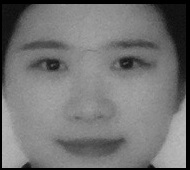
//> input picture data/190_170.jpg, 190 x 170 px
$ ./main ../data/190_170.jpg   (built with g++ and OpenCV 4)
//> lines starting //> are read from the running program, lines starting //| are printed output that depends on the picture
#include "opencv2/imgproc.hpp"
#include "opencv2/highgui.hpp"
#include <iostream>

using namespace cv;
using namespace std;

Mat src, erosion_dst, dilation_dst;

int erosion_elem = 0;
int erosion_size = 0;
int dilation_elem = 0;
int dilation_size = 0;
int const max_elem = 2;
int const max_kernel_size = 21;

void Erosion( int, void* );
void Dilation( int, void* );


int main(int argc, char *argv[])
{
    CommandLineParser parser( argc, argv, "{@input | ../data/test1.jpg | input image}" );
    src = imread( parser.get<String>( "@input" ), IMREAD_COLOR );
//> src is the input picture: 170 rows x 190 cols, CV_8UC3; min 0, max 188, mean 114.8
    if( src.empty() )
    {
        cout << "Could not open or find the image!\n" << endl;
        cout << "Usage: " << argv[0] << " <Input image>" << endl;
        return -1;
    }
    namedWindow( "Erosion Demo", WINDOW_AUTOSIZE );
    namedWindow( "Dilation Demo", WINDOW_AUTOSIZE );
    moveWindow( "Dilation Demo", src.cols, 0 );
    createTrackbar( "Element:\n 0: Rect \n 1: Cross \n 2: Ellipse", "Erosion Demo",
              &erosion_elem, max_elem,
              Erosion );
//> slider 'Element:\n 0: Rect \n 1: Cross \n' is set to 1
      createTrackbar( "Kernel size:\n 2n +1", "Erosion Demo",
              &erosion_size, max_kernel_size,
              Erosion );
//> slider 'Kernel size:\n 2n +1' is set to 7
      createTrackbar( "Element:\n 0: Rect \n 1: Cross \n 2: Ellipse", "Dilation Demo",
              &dilation_elem, max_elem,
              Dilation );
//> slider 'Element:\n 0: Rect \n 1: Cross \n' is set to 1
      createTrackbar( "Kernel size:\n 2n +1", "Dilation Demo",
              &dilation_size, max_kernel_size,
              Dilation );
//> slider 'Kernel size:\n 2n +1' is set to 7
      Erosion( 0, 0 );
      Dilation( 0, 0 );
      waitKey(0);
    return 0;
}


void Erosion( int, void* )
{
    int erosion_type = 0;
    if( erosion_elem == 0 ){ erosion_type = MORPH_RECT; }
    else if( erosion_elem == 1 ){ erosion_type = MORPH_CROSS; }
    else if( erosion_elem == 2) { erosion_type = MORPH_ELLIPSE; }
    Mat element = getStructuringElement( erosion_type,
                                         Size( 2*erosion_size + 1, 2*erosion_size+1 ),
                                         Point( erosion_size, erosion_size ) );
    erode( src, erosion_dst, element );
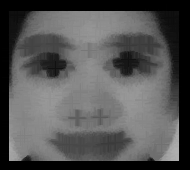
//> erosion_dst: 170 rows x 190 cols, CV_8UC3; min 0, max 175, mean 84.3
    imshow( "Erosion Demo", erosion_dst );
}
void Dilation( int, void* )
{
    int dilation_type = 0;
    if( dilation_elem == 0 ){ dilation_type = MORPH_RECT; }
    else if( dilation_elem == 1 ){ dilation_type = MORPH_CROSS; }
    else if( dilation_elem == 2) { dilation_type = MORPH_ELLIPSE; }
    Mat element = getStructuringElement( dilation_type,
                                         Size( 2*dilation_size + 1, 2*dilation_size+1 ),
                                         Point( dilation_size, dilation_size ) );
    dilate( src, dilation_dst, element );
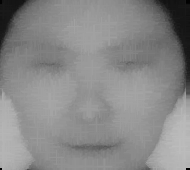
//> dilation_dst: 170 rows x 190 cols, CV_8UC3; min 0, max 188, mean 136.3
    imshow( "Dilation Demo", dilation_dst );
}

$ run again, on data/Back_Projection_Theory2.jpg
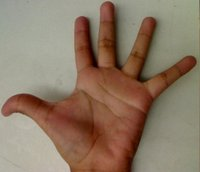
//> input picture data/Back_Projection_Theory2.jpg, 200 x 172 px
//> src is the input picture: 172 rows x 200 cols, CV_8UC3; mean B, G, R 101.1, 120.5, 140.6
//> in Erosion, `erode( src, erosion_dst, element );`:
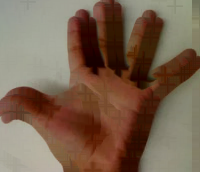
//> erosion_dst: 172 rows x 200 cols, CV_8UC3; mean B, G, R 78.6, 97.6, 121
//> in Dilation, `dilate( src, dilation_dst, element );`:
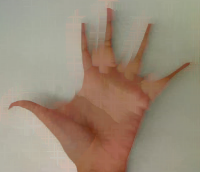
//> dilation_dst: 172 rows x 200 cols, CV_8UC3; mean B, G, R 120.4, 139.1, 155.1
